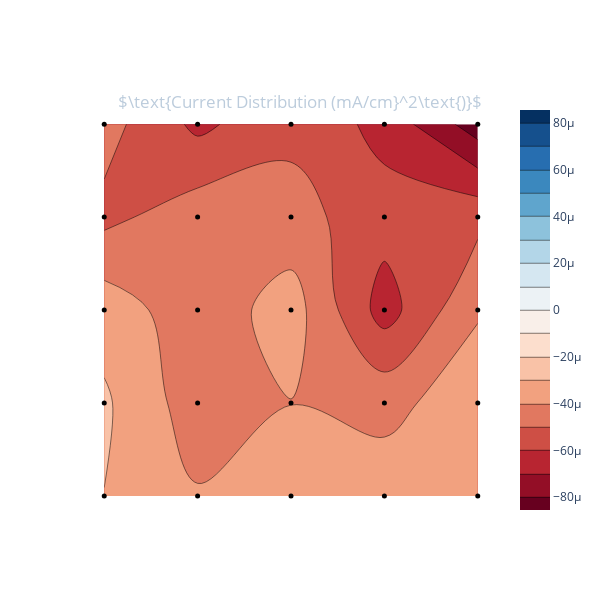

The cell this chart's notebook holds for it:
### Markdown cell above
### Run the following cell just to get a quick reading

### Code cell
currents = data.readCurrents(centre5x5 = True)
apl.plotI(currents)

### Figure 1 — Plotly figure (JSON) as saved in the notebook; plotly's stock layout.template omitted (floating-point values rounded to 4 significant figures)
{"data": [{"colorscale": [[0, "rgb(103,0,31)"], [0.1, "rgb(178,24,43)"], [0.2, "rgb(214,96,77)"], [0.3, "rgb(244,165,130)"], [0.4, "rgb(253,219,199)"], [0.5, "rgb(247,247,247)"], [0.6, "rgb(209,229,240)"], [0.7, "rgb(146,197,222)"], [0.8, "rgb(67,147,195)"], [0.9, "rgb(33,102,172)"], [1, "rgb(5,48,97)"]], "ncontours": 21, "type": "contour", "z": [[-3.015e-05, -3.915e-05, -3.114e-05, -3.507e-05, -3.554e-05], [-2.849e-05, -4.549e-05, -4.021e-05, -4.286e-05, -3.47e-05], [-3.407e-05, -4.651e-05, -3.526e-05, -6.434e-05, -4.089e-05], [-5.267e-05, -4.441e-05, -4.625e-05, -5.605e-05, -5.287e-05], [-4.615e-05, -6.232e-05, -5.261e-05, -6.304e-05, -8.543e-05]], "zmax": 8.543e-05, "zmid": 0, "zmin": -8.543e-05}, {"marker": {"color": "rgb(0, 0, 0)", "size": 5}, "mode": "markers", "type": "scatter", "x": [0, 1, 2, 3, 4, 0, 1, 2, 3, 4, 0, 1, 2, 3, 4, 0, 1, 2, 3, 4, 0, 1, 2, 3, 4], "y": [0, 0, 0, 0, 0, 1, 1, 1, 1, 1, 2, 2, 2, 2, 2, 3, 3, 3, 3, 3, 4, 4, 4, 4, 4]}], "layout": {"height": 600, "paper_bgcolor": "rgba(0,0,0,0)", "plot_bgcolor": "rgba(0,0,0,0)", "title": {"font": {"color": "#BCCCDC"}, "text": "$\\text{Current Distribution (mA/cm}^2\\text{)}$", "x": 0.5, "xanchor": "center", "y": 0.84, "yanchor": "top"}, "width": 600, "xaxis": {"showgrid": false, "showticklabels": false, "tickmode": "linear"}, "yaxis": {"showgrid": false, "showticklabels": false}}}
